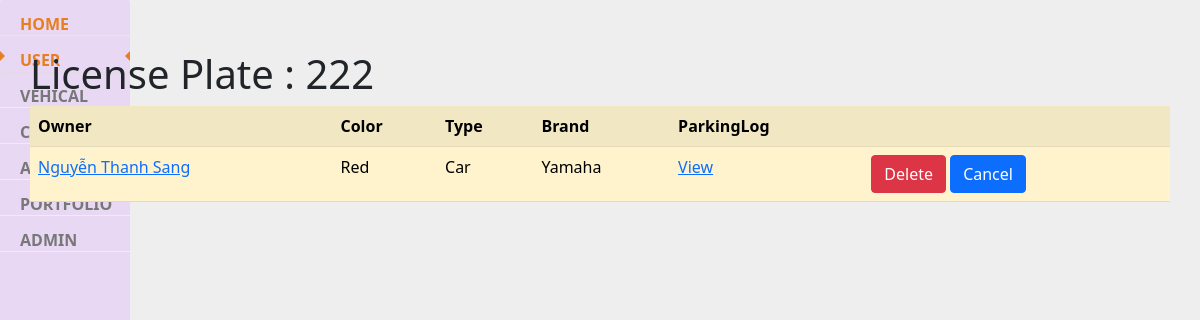
Screenshot of /parkingmanage/vehicle/8 with the database file from the repository.
### parkingmanage/models.py (models this page shows, shortened)
class Vehicle(models.Model):
    licensePlate = models.TextField(max_length=10)
    color = models.TextField(max_length=255, null=True)
    type = models.TextField(max_length=255, null=True)
    brand = models.TextField(max_length=255, null=True)
    user = models.ForeignKey(User,
                            on_delete=models.CASCADE,
                            blank=True,
                            null=False)

class User(models.Model):
    code = models.TextField(max_length=10)
    name = models.TextField(max_length=255, null=True)
    phone = models.CharField(max_length=10, validators=[RegexValidator(r'^\d{1,10}$')], null=True)
    email = models.EmailField(blank=False, null=True)
    address = models.TextField(blank=True, null=True)
    def get_absolute_url(self) :
        return reverse('detail' ,kwargs = {"id" : self.id})

### parkingmanage/views.py (the view)
# urls.py: path('vehicle/<int:id>', detail_view_vehicle, name='detail_vehicle'),
def detail_view_vehicle(request, id):
    vehicle = get_object_or_404(Vehicle, id=id)
    context = {'vehicle': vehicle}
    return render(request, 'vehicledetail.html', context)

### parkingmanage/templates/vehicledetail.html
{% extends 'base.html' %}
{% block content %}
    <h1> License Plate : {{ vehicle.licensePlate | default:'None'}}</h1>
    <table class="table table-striped table-hover; table-warning">
        <thred>
            <th>Owner</th>
            <th>Color</th>
            <th>Type</th>
            <th>Brand</th>
            <th>ParkingLog</th>
            <th></th>
        </thred>
        <body>
            <tr>
                <td> <a href= "{{vehicle.user.get_absolute_url}}" >{{vehicle.user.name}}</a></td>
                <td>{{vehicle.color}}</td>
                <td>{{vehicle.type}}</td>
                <td>{{vehicle.brand}}
                </td>
                <td><a href= "{% url 'view_log' vehicle.id%}"> View </a></td>
                <td>
                    <a href="{% url 'delete' user.id%}" class="btn btn-danger"> Delete </a>
                    <a href="{{ request.META.HTTP_REFERER }}" class="btn btn-primary"> Cancel </a>
                </td>
            </tr>
        </body>
    </table>
{% endblock %}

### rows the page displays
Vehicle: licensePlate "222", user.name "Nguyễn Thanh Sang", color "Red", type "Car", brand "Yamaha"
